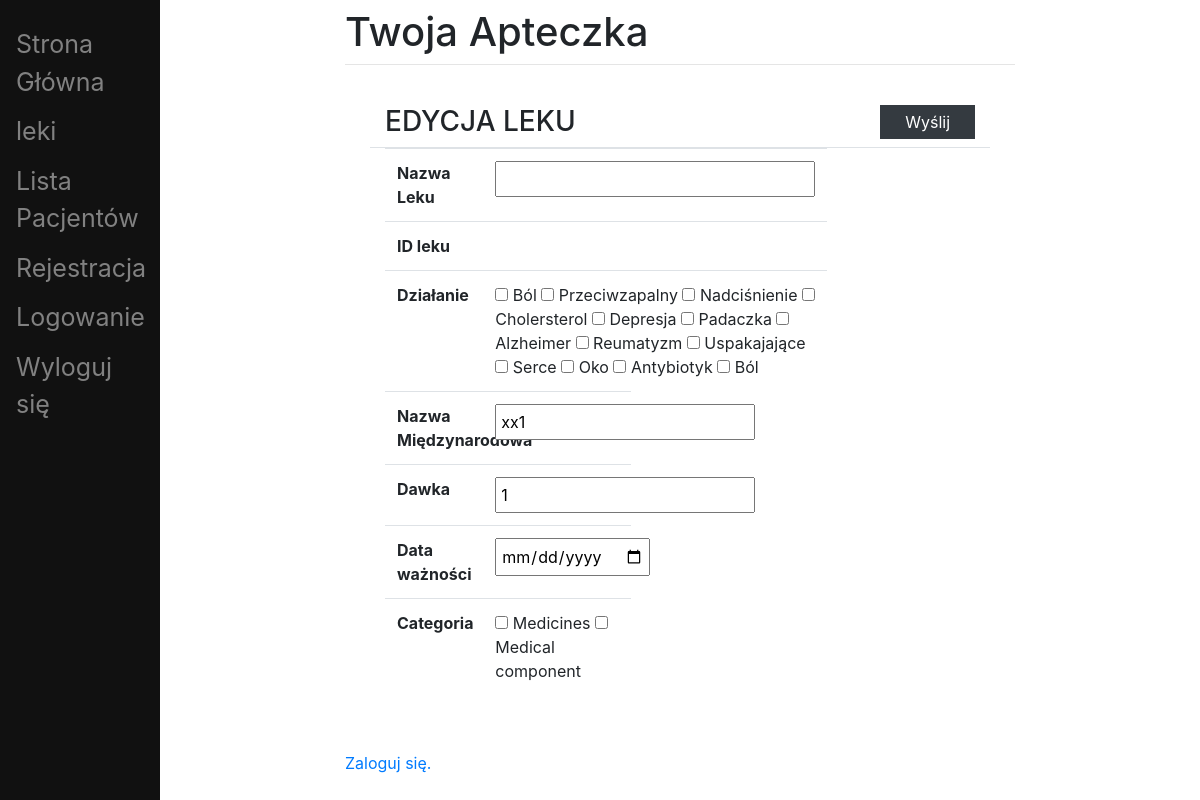
Page /medicine_edit/1/ on the committed database.
### medicines/models.py (models this page shows, shortened)
class Medicines_Actions(models.Model):
    name = models.IntegerField(choices=MEDICINES_ACTION_CHOICE_FIELD)

class Medicines(models.Model):
    name = models.CharField(max_length=126, unique=True)
    international_name = models.CharField(max_length=256)
    medicines_action = models.ManyToManyField(Medicines_Actions)
    dosage = models.IntegerField()
    expiration_date = models.DateField()
    category = models.ManyToManyField(Categorys)

class Categorys(models.Model):
    name = models.IntegerField(choices=MEDICINES_CHOICE_FIELD)

### medicines/views.py (the view, shortened to what this page needs)
# urls.py: path("medicine_edit/<int:medicines_id>/", ex_views.MedicinesModify.as_view(), name="medicines-edit"),
class MedicinesModify(View):
    templates_name = "medicines/medicines_modify.html"
    def get(self, request, medicines_id):
        categorys = Categorys.objects.all()
        medicines_actions = Medicines_Actions.objects.all()
        try:
            recent_medicines = Medicines.objects.get(id=medicines_id)
        except Medicines.DoesNotExist:
            raise Http404('<h1>Page not found <h1>')
        return render(request, self.templates_name,
                      context={"categorys": categorys, 'recent_medicines': recent_medicines,
                               "medicines_actions": medicines_actions})

### my_context_processor.py (called while the page is built)
def my_cp(request):
    ctx = {
        "now": datetime.now(),
        "version": "1.0",
    }
    return ctx

### medicines/templates/medicines/medicines_modify.html (shortened to what this page needs)
{% extends "base.html" %}
{% block content %}
<div class="dashboard-content border-dashed p-3 m-4 view-height">
    <form action="" method="POST" id="form-add-medicines">
            <div class="row border-bottom border-3">
                <div class="col">
                    <h3 class="color-header text-uppercase">Edycja leku</h3>
                </div>
                <div class="col d-flex justify-content-end mb-2">
                    <button type="submit" form="form-add-medicines" class="btn btn-dark rounded-0 pt-0 pb-0 pr-4 pl-4">Wyślij</button>
                </div>
            </div>
        <table class="table borderless">
            <tbody>
            <tr class="d-flex">
                <th scope="row" class="col-2">Nazwa Leku</th>
                <td class="col-7">
                    <input required class="w-100 p-1" name="name" id="name" value="{{ recent_medicine.name }}">
                </td>
            </tr>
            <tr class="d-flex">
                    <th scope="row" class="col-2">ID leku</th>
                    <td class="col-7">
                    </td>
                </tr>
            <tr class="d-flex">
                <th scope="row" class="col-2">Działanie</th>
                <td class="col-7">
                    {% for medicines_action in medicines_actions %}
                        <input  class="p-1" type="checkbox" name="medicines_action" id="medicines_action" value="{{ medicines_action.id }}"
                           > {{ medicines_action.get_name_display }}
                    {% endfor %}
                </td>
            </tr>
            <tr class="d-flex">
                <th scope="row" class="col-2">Nazwa Międzynarodowa</th>
                <td class="col-3">
                    <input required class="p-1"  name="international_name" id="international_name" value="{{ recent_medicines.international_name }}">
                </td>
            </tr>
            <tr class="d-flex">
                <th scope="row" class="col-2">Dawka</th>
                <td class="col-3">
                    <input required class="p-1" type="number" name="dosage" id="dosage" value="{{ recent_medicines.dosage }}">
                </td>
            </tr>
            <tr class="d-flex">
                <th scope="row" class="col-2">Data ważności</th>
                <td class="col-3">
                    <input required class="p-1" type="date" name="expiration_date" id="expiration_date" value="{{ recent_medicines.expiration_date }}">
                </td>
            </tr>
            <tr class="d-flex">
               <th scope="row" class="col-2">Categoria</th>
                <td class="col-3">
                    {% for category in categorys %}
                    <input  class="p-1" type="checkbox" name="category" id="category" value="{{ category.id }}"
                           > {{ category.get_name_display }}
                    {% endfor %}
                </td>
            </tr>
            </tbody>
        </table>
    </form>
</div>
{% endblock content %}

### rows in the picture
Medicines_Actions: name "Ból"
Medicines_Actions: name "Przeciwzapalny"
Medicines_Actions: name "Nadciśnienie"
Medicines_Actions: name "Cholersterol"
Medicines_Actions: name "Depresja"
Medicines_Actions: name "Padaczka"
Medicines_Actions: name "Alzheimer"
Medicines_Actions: name "Reumatyzm"
Medicines_Actions: name "Uspakajające"
Medicines_Actions: name "Serce"
Medicines_Actions: name "Oko"
Medicines_Actions: name "Antybiotyk"
Medicines_Actions: name "Ból"
Medicines: international_name "xx1", dosage "1"
Categorys: name "Medicines"
Categorys: name "Medical component"
